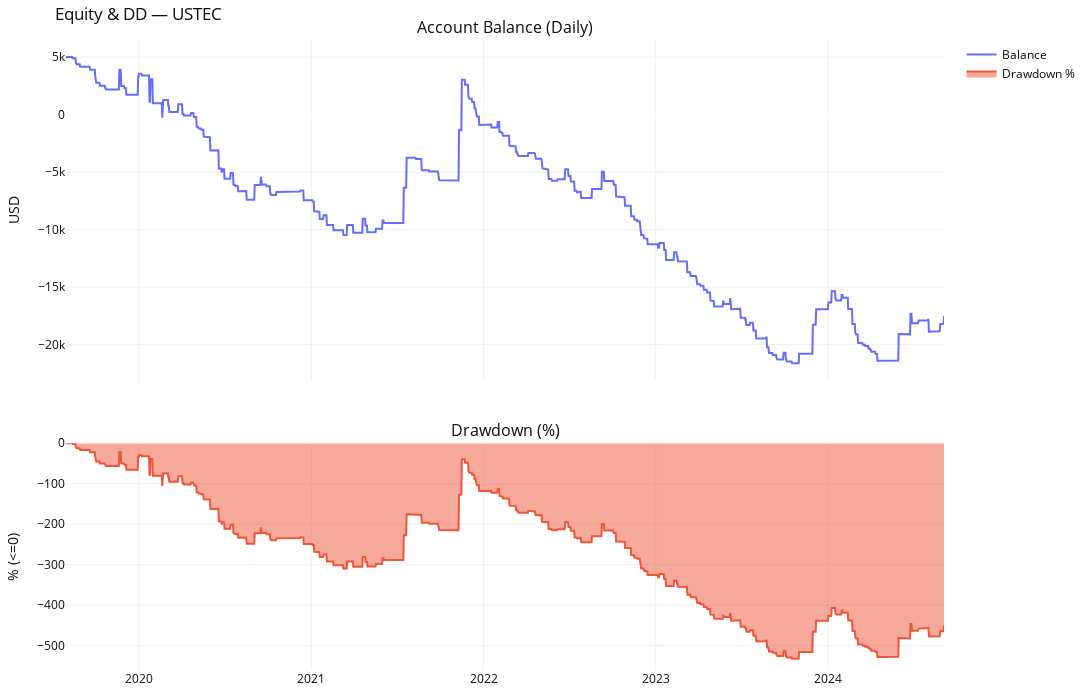
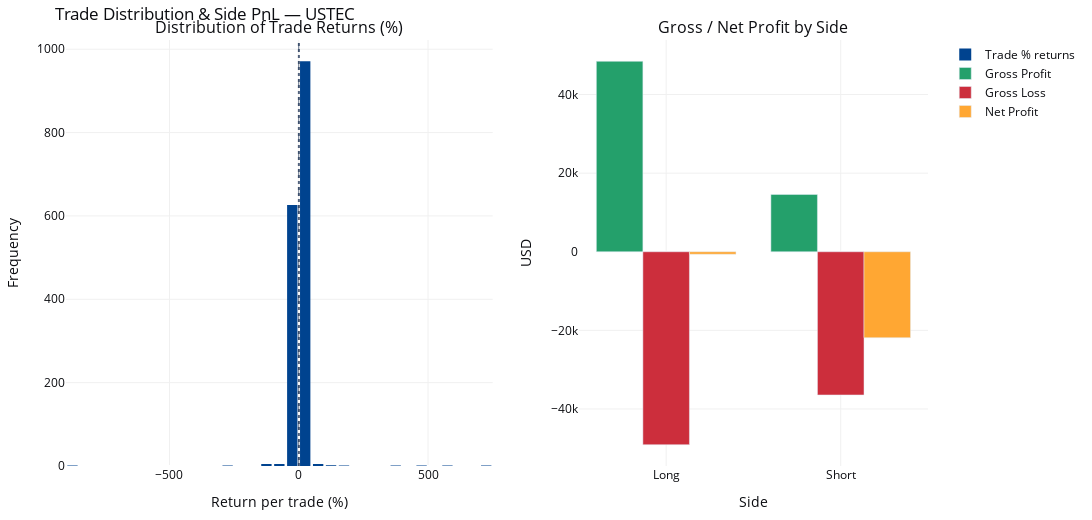

Notebook source saved alongside these figures, in order:
### Markdown cell above
**Backtest setup:**
- **Pair:** BTCUSD  
- **Periods:**  
  - In-sample: 2018-03-01 → 2023-12-31  
  - Out-of-sample: 2024-01-01 → 2025-11-10 (to evaluate the performance of optimized parameters)

**Strategy concept:**  
The Donchian Breakout strategy identifies breakouts from a defined price range.

- **Buy signal:**  
  Triggered when the closing price breaks **above** the Donchian high.  
  Stop loss is placed at the Donchian low.

- **Sell signal:**  
  Triggered when the closing price breaks **below** the Donchian low.  
  Stop loss is placed at the Donchian high.

Positions are maintained until an **opposite signal** occurs, at which point all the current trades are closed and a new one is opened in the reverse direction.

**Backtest result:**
- The strategy is profitable, but its return distribution is **right-skewed** - most trades result in **small losses (around –1%)**, while a few large winning trades drive overall profitability by capturing strong upward or downward trends.  
- Consequently, during sideways markets, the strategy tends to generate frequent false signals, which can lead to **significant drawdowns over a short period** if too many trades are triggered.

***Therefore, to reduce the drawdown, I modify the strategy in Version 2 to allow only one open position at a time.***

### Code cell
res_v1 = run_backtest_for_symbol_v1(
    pair=PAIR,
    timeframe=TIMEFRAME,
    start_date=START_DATE,
    end_date=END_DATE,
    initial_capital=INITIAL_CAPITAL,
    risk_per_trade=RISK_PER_TRADE,
    risk_mode=RISK_MODE,
    commission_per_lot=COMMISSION_PER_LOT,
    lookback=DONCHIAN_LOOKBACK,
)

print(f"\n=== {PAIR} ===")
display(res_v1["report_df"].T)

fig_equity = plot_equity_and_dd(res_v1["balance_daily"], res_v1["dd_pct"])
fig_equity.update_layout(title_text=f"Equity & DD — {PAIR}")
fig_equity.show()

fig_trade = plot_trade_distribution_and_side_pnl(res_v1["trades"])
fig_trade.update_layout(title_text=f"Trade Distribution & Side PnL — {PAIR}")
fig_trade.show()

### Figure 1 — Plotly figure (JSON) as saved in the notebook; plotly's stock layout.template omitted (floating-point values rounded to 4 significant figures; data arrays with more than 128 entries replaced by an {"elided": "..."} marker saying what was removed)
{"data": [{"mode": "lines", "name": "Balance", "type": "scatter", "x": {"elided": "1862 str values"}, "xaxis": "x", "y": {"elided": "1862 float values"}, "yaxis": "y"}, {"fill": "tozeroy", "mode": "lines", "name": "Drawdown %", "type": "scatter", "x": {"elided": "1862 str values"}, "xaxis": "x2", "y": {"elided": "1862 float values"}, "yaxis": "y2"}], "layout": {"annotations": [{"font": {"size": 16}, "showarrow": false, "text": "Account Balance (Daily)", "x": 0.5, "xanchor": "center", "xref": "paper", "y": 1, "yanchor": "bottom", "yref": "paper"}, {"font": {"size": 16}, "showarrow": false, "text": "Drawdown (%)", "x": 0.5, "xanchor": "center", "xref": "paper", "y": 0.36, "yanchor": "bottom", "yref": "paper"}], "font": {"color": "#0c0d11", "size": 12}, "height": 700, "margin": {"b": 30, "l": 40, "r": 30, "t": 40}, "paper_bgcolor": "#ffffff", "plot_bgcolor": "#ffffff", "showlegend": true, "title": {"text": "Equity & DD — USTEC"}, "width": 1300, "xaxis": {"anchor": "y", "domain": [0, 1], "gridcolor": "#f0f0f0", "matches": "x2", "showticklabels": false}, "xaxis2": {"anchor": "y2", "domain": [0, 1], "gridcolor": "#f0f0f0"}, "yaxis": {"anchor": "x", "domain": [0.46, 1], "gridcolor": "#f0f0f0", "title": {"text": "USD"}}, "yaxis2": {"anchor": "x2", "domain": [0, 0.36], "gridcolor": "#f0f0f0", "title": {"text": "% (<=0)"}}}}

### Figure 2 — Plotly figure (JSON) as saved in the notebook; plotly's stock layout.template omitted (floating-point values rounded to 4 significant figures; data arrays with more than 128 entries replaced by an {"elided": "..."} marker saying what was removed)
{"data": [{"hovertemplate": "Return: %{x:.2f}%<br>Count: %{y}<extra></extra>", "marker": {"color": "#00438F"}, "name": "Trade % returns", "nbinsx": 50, "type": "histogram", "x": {"elided": "1621 float values"}, "xaxis": "x", "yaxis": "y"}, {"hovertemplate": "%{x}<br>$%{y:.2f}<extra></extra>", "marker": {"color": "#24A06B"}, "name": "Gross Profit", "type": "bar", "x": ["Long", "Short"], "xaxis": "x2", "y": [48450.0, 14570.0], "yaxis": "y2"}, {"hovertemplate": "%{x}<br>$%{y:.2f}<extra></extra>", "marker": {"color": "#CC2E3C"}, "name": "Gross Loss", "type": "bar", "x": ["Long", "Short"], "xaxis": "x2", "y": [-49080.0, -36430.0], "yaxis": "y2"}, {"hovertemplate": "%{x}<br>$%{y:.2f}<extra></extra>", "marker": {"color": "#FFA733"}, "name": "Net Profit", "type": "bar", "x": ["Long", "Short"], "xaxis": "x2", "y": [-635.7, -21870.0], "yaxis": "y2"}], "layout": {"annotations": [{"font": {"size": 16}, "showarrow": false, "text": "Distribution of Trade Returns (%)", "x": 0.2475, "xanchor": "center", "xref": "paper", "y": 1, "yanchor": "bottom", "yref": "paper"}, {"font": {"size": 16}, "showarrow": false, "text": "Gross / Net Profit by Side", "x": 0.7975, "xanchor": "center", "xref": "paper", "y": 1, "yanchor": "bottom", "yref": "paper"}], "barmode": "group", "font": {"color": "#0c0d11", "size": 12}, "height": 520, "margin": {"b": 30, "l": 40, "r": 30, "t": 40}, "paper_bgcolor": "#ffffff", "plot_bgcolor": "#ffffff", "shapes": [{"line": {"dash": "dash", "width": 1}, "opacity": 0.7, "type": "line", "x0": 0, "x1": 0, "xref": "x", "y0": 0, "y1": 1, "yref": "y domain"}, {"line": {"dash": "dot", "width": 2}, "opacity": 0.8, "type": "line", "x0": 0.5337, "x1": 0.5337, "xref": "x", "y0": 0, "y1": 1, "yref": "y domain"}], "showlegend": true, "title": {"text": "Trade Distribution & Side PnL — USTEC"}, "width": 1300, "xaxis": {"anchor": "y", "domain": [0, 0.495], "gridcolor": "#f0f0f0", "title": {"text": "Return per trade (%)"}}, "xaxis2": {"anchor": "y2", "domain": [0.595, 1], "gridcolor": "#f0f0f0", "title": {"text": "Side"}}, "yaxis": {"anchor": "x", "domain": [0, 1], "gridcolor": "#f0f0f0", "title": {"text": "Frequency"}}, "yaxis2": {"anchor": "x2", "domain": [0, 1], "gridcolor": "#f0f0f0", "title": {"text": "USD"}}}}
